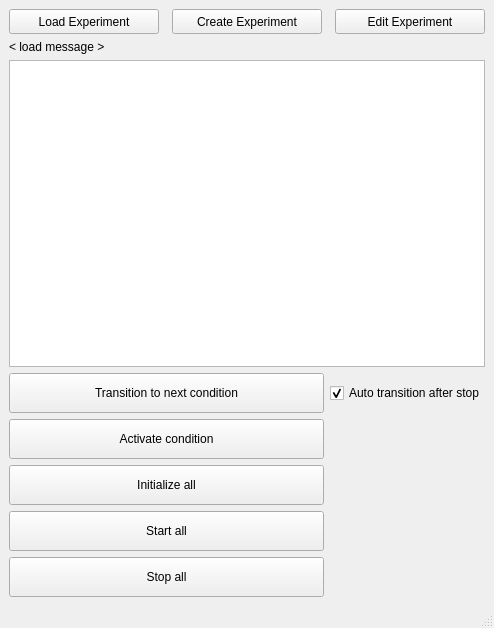
<?xml version="1.0" encoding="UTF-8"?>
<ui version="4.0">
 <class>MainWindow</class>
 <widget class="QMainWindow" name="MainWindow">
  <property name="geometry">
   <rect>
    <x>0</x>
    <y>0</y>
    <width>494</width>
    <height>628</height>
   </rect>
  </property>
  <property name="windowTitle">
   <string>MainWindow</string>
  </property>
  <widget class="QWidget" name="centralwidget">
   <layout class="QGridLayout" name="gridLayout_2">
    <item row="11" column="0">
     <widget class="QPushButton" name="btn_start_all">
      <property name="minimumSize">
       <size>
        <width>0</width>
        <height>40</height>
       </size>
      </property>
      <property name="text">
       <string>Start all</string>
      </property>
     </widget>
    </item>
    <item row="2" column="0">
     <widget class="QLabel" name="lbl_loaded_experiment">
      <property name="text">
       <string>&lt; load message &gt;</string>
      </property>
     </widget>
    </item>
    <item row="12" column="0">
     <widget class="QPushButton" name="btn_stop_all">
      <property name="minimumSize">
       <size>
        <width>0</width>
        <height>40</height>
       </size>
      </property>
      <property name="text">
       <string>Stop all</string>
      </property>
     </widget>
    </item>
    <item row="5" column="0">
     <widget class="QPushButton" name="btn_activate_condition">
      <property name="minimumSize">
       <size>
        <width>0</width>
        <height>40</height>
       </size>
      </property>
      <property name="text">
       <string>Activate condition</string>
      </property>
     </widget>
    </item>
    <item row="3" column="0" colspan="2">
     <widget class="QListWidget" name="condition_list"/>
    </item>
    <item row="1" column="0" colspan="2">
     <layout class="QHBoxLayout" name="horizontalLayout">
      <item>
       <widget class="QPushButton" name="btn_load_experiment">
        <property name="minimumSize">
         <size>
          <width>150</width>
          <height>25</height>
         </size>
        </property>
        <property name="text">
         <string>Load Experiment</string>
        </property>
       </widget>
      </item>
      <item>
       <spacer name="horizontalSpacer">
        <property name="orientation">
         <enum>Qt::Horizontal</enum>
        </property>
        <property name="sizeHint" stdset="0">
         <size>
          <width>40</width>
          <height>20</height>
         </size>
        </property>
       </spacer>
      </item>
      <item>
       <widget class="QPushButton" name="btn_create_experiment">
        <property name="minimumSize">
         <size>
          <width>150</width>
          <height>25</height>
         </size>
        </property>
        <property name="text">
         <string>Create Experiment</string>
        </property>
       </widget>
      </item>
      <item>
       <spacer name="horizontalSpacer_2">
        <property name="orientation">
         <enum>Qt::Horizontal</enum>
        </property>
        <property name="sizeHint" stdset="0">
         <size>
          <width>40</width>
          <height>20</height>
         </size>
        </property>
       </spacer>
      </item>
      <item>
       <widget class="QPushButton" name="btn_edit_experiment">
        <property name="minimumSize">
         <size>
          <width>150</width>
          <height>25</height>
         </size>
        </property>
        <property name="text">
         <string>Edit Experiment</string>
        </property>
       </widget>
      </item>
     </layout>
    </item>
    <item row="4" column="0">
     <widget class="QPushButton" name="btn_transition_to_next">
      <property name="minimumSize">
       <size>
        <width>0</width>
        <height>40</height>
       </size>
      </property>
      <property name="text">
       <string>Transition to next condition</string>
      </property>
     </widget>
    </item>
    <item row="4" column="1">
     <widget class="QCheckBox" name="autoTransitionCheckBox">
      <property name="sizePolicy">
       <sizepolicy hsizetype="Maximum" vsizetype="Fixed">
        <horstretch>0</horstretch>
        <verstretch>0</verstretch>
       </sizepolicy>
      </property>
      <property name="text">
       <string>Auto transition after stop</string>
      </property>
      <property name="checked">
       <bool>true</bool>
      </property>
     </widget>
    </item>
    <item row="6" column="0">
     <widget class="QPushButton" name="btn_initialize_all">
      <property name="minimumSize">
       <size>
        <width>0</width>
        <height>40</height>
       </size>
      </property>
      <property name="text">
       <string>Initialize all</string>
      </property>
     </widget>
    </item>
   </layout>
  </widget>
  <widget class="QMenuBar" name="menu_bar">
   <property name="geometry">
    <rect>
     <x>0</x>
     <y>0</y>
     <width>494</width>
     <height>21</height>
    </rect>
   </property>
  </widget>
  <widget class="QStatusBar" name="status_bar"/>
 </widget>
 <resources/>
 <connections/>
</ui>
